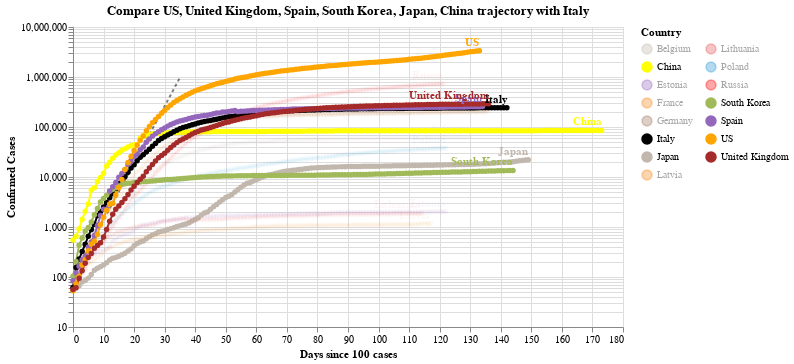

Here is the notebook cell this chart was saved with:
### Code cell
#hide_input
chart2 = make_since_chart(dff2, ['US', 'United Kingdom', 'Spain', 'South Korea', 'Japan', 'China'], baseline_countries)
chart2

### Figure 1 — Vega-Lite specification as saved in the notebook (floating-point values rounded to 4 significant figures; data arrays with more than 128 entries replaced by an {"elided": "..."} marker saying what was removed)
{"config": {"view": {"continuousWidth": 400, "continuousHeight": 300}}, "layer": [{"data": {"name": "data-628230001892d6798b50651be41d1b3e"}, "mark": {"type": "line", "color": "black", "opacity": 0.5, "strokeDash": [3, 3]}, "encoding": {"x": {"type": "quantitative", "field": "Days since 100 cases"}, "y": {"type": "quantitative", "field": "Confirmed Cases"}}}, {"data": {"name": "data-eed6908ec48e5fae622ce719b5eb564e"}, "mark": {"type": "line", "point": true}, "encoding": {"color": {"type": "nominal", "field": "Country", "legend": {"columns": 2}, "scale": {"domain": ["Belgium", "China", "Estonia", "France", "Germany", "Italy", "Japan", "Latvia", "Lithuania", "Poland", "Russia", "South Korea", "Spain", "US", "United Kingdom"], "range": ["#C1B7AD", "yellow", "#9467bd", "#F58518", "#9D755D", "black", "#C1B7AD", "#F58518", "#E45756", "#2495D3", "red", "#A1BA59", "#9467bd", "orange", "brown"]}}, "opacity": {"condition": {"value": 1, "selection": "selector006"}, "value": 0.05}, "tooltip": [{"type": "nominal", "field": "Country"}, {"type": "temporal", "field": "Date"}, {"type": "quantitative", "field": "Confirmed Cases"}, {"type": "quantitative", "field": "Days since 100 cases"}], "x": {"type": "quantitative", "field": "Days since 100 cases"}, "y": {"type": "quantitative", "field": "Confirmed Cases", "scale": {"type": "log"}}}, "selection": {"selector006": {"type": "multi", "fields": ["Country"], "bind": "legend", "init": [{"Country": "US"}, {"Country": "United Kingdom"}, {"Country": "Spain"}, {"Country": "South Korea"}, {"Country": "Japan"}, {"Country": "China"}, {"Country": "Italy"}]}}, "width": 550}, {"data": {"name": "data-eed6908ec48e5fae622ce719b5eb564e"}, "mark": {"type": "text", "align": "right", "dy": -8, "fontWeight": "bold"}, "encoding": {"color": {"type": "nominal", "field": "Country", "legend": {"columns": 2}, "scale": {"domain": ["Belgium", "China", "Estonia", "France", "Germany", "Italy", "Japan", "Latvia", "Lithuania", "Poland", "Russia", "South Korea", "Spain", "US", "United Kingdom"], "range": ["#C1B7AD", "yellow", "#9467bd", "#F58518", "#9D755D", "black", "#C1B7AD", "#F58518", "#E45756", "#2495D3", "red", "#A1BA59", "#9467bd", "orange", "brown"]}}, "opacity": {"condition": {"value": 1, "selection": "selector006"}, "value": 0.05}, "text": {"type": "nominal", "field": "Country"}, "tooltip": [{"type": "nominal", "field": "Country"}, {"type": "temporal", "field": "Date"}, {"type": "quantitative", "field": "Confirmed Cases"}, {"type": "quantitative", "field": "Days since 100 cases"}], "x": {"type": "quantitative", "field": "Days since 100 cases"}, "y": {"type": "quantitative", "field": "Confirmed Cases", "scale": {"type": "log"}}}, "transform": [{"filter": "(datum['Date'] >= 1594598400000)"}], "width": 550}], "title": "Compare US, United Kingdom, Spain, South Korea, Japan, China trajectory with Italy", "$schema": "https://vega.github.io/schema/vega-lite/v4.0.2.json", "datasets": {"data-628230001892d6798b50651be41d1b3e": [{"Days since 100 cases": 0, "Confirmed Cases": 100.0}, {"Days since 100 cases": 1, "Confirmed Cases": 130.0}, {"Days since 100 cases": 2, "Confirmed Cases": 169.0}, {"Days since 100 cases": 3, "Confirmed Cases": 219.7}, {"Days since 100 cases": 4, "Confirmed Cases": 285.6}, {"Days since 100 cases": 5, "Confirmed Cases": 371.3}, {"Days since 100 cases": 6, "Confirmed Cases": 482.7}, {"Days since 100 cases": 7, "Confirmed Cases": 627.5}, {"Days since 100 cases": 8, "Confirmed Cases": 815.7}, {"Days since 100 cases": 9, "Confirmed Cases": 1060.0}, {"Days since 100 cases": 10, "Confirmed Cases": 1379.0}, {"Days since 100 cases": 11, "Confirmed Cases": 1792.0}, {"Days since 100 cases": 12, "Confirmed Cases": 2330.0}, {"Days since 100 cases": 13, "Confirmed Cases": 3029.0}, {"Days since 100 cases": 14, "Confirmed Cases": 3937.0}, {"Days since 100 cases": 15, "Confirmed Cases": 5119.0}, {"Days since 100 cases": 16, "Confirmed Cases": 6654.0}, {"Days since 100 cases": 17, "Confirmed Cases": 8650.0}, {"Days since 100 cases": 18, "Confirmed Cases": 11250.0}, {"Days since 100 cases": 19, "Confirmed Cases": 14620.0}, {"Days since 100 cases": 20, "Confirmed Cases": 19000.0}, {"Days since 100 cases": 21, "Confirmed Cases": 24710.0}, {"Days since 100 cases": 22, "Confirmed Cases": 32120.0}, {"Days since 100 cases": 23, "Confirmed Cases": 41750.0}, {"Days since 100 cases": 24, "Confirmed Cases": 54280.0}, {"Days since 100 cases": 25, "Confirmed Cases": 70560.0}, {"Days since 100 cases": 26, "Confirmed Cases": 91730.0}, {"Days since 100 cases": 27, "Confirmed Cases": 119300.0}, {"Days since 100 cases": 28, "Confirmed Cases": 155000.0}, {"Days since 100 cases": 29, "Confirmed Cases": 201500.0}, {"Days since 100 cases": 30, "Confirmed Cases": 262000.0}, {"Days since 100 cases": 31, "Confirmed Cases": 340600.0}, {"Days since 100 cases": 32, "Confirmed Cases": 442800.0}, {"Days since 100 cases": 33, "Confirmed Cases": 575600.0}, {"Days since 100 cases": 34, "Confirmed Cases": 748300.0}, {"Days since 100 cases": 35, "Confirmed Cases": 972800.0}], "data-eed6908ec48e5fae622ce719b5eb564e": {"elided": "2023 records"}}}
